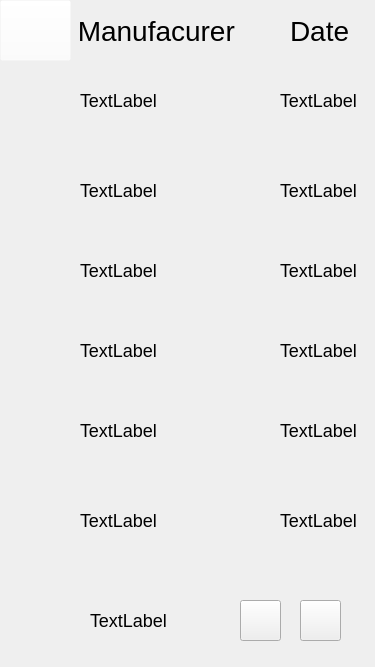
<?xml version="1.0" encoding="UTF-8"?>
<ui version="4.0">
 <class>VaccineHistory</class>
 <widget class="QWidget" name="VaccineHistory">
  <property name="geometry">
   <rect>
    <x>0</x>
    <y>0</y>
    <width>375</width>
    <height>667</height>
   </rect>
  </property>
  <property name="windowTitle">
   <string>Form</string>
  </property>
  <widget class="QLabel" name="lbl_topBar">
   <property name="geometry">
    <rect>
     <x>-2</x>
     <y>-15</y>
     <width>381</width>
     <height>91</height>
    </rect>
   </property>
   <property name="text">
    <string/>
   </property>
   <property name="pixmap">
    <pixmap resource="resources.qrc">:/images/topBar.png</pixmap>
   </property>
  </widget>
  <widget class="QLabel" name="lbl_headingManufacturer">
   <property name="geometry">
    <rect>
     <x>70</x>
     <y>0</y>
     <width>211</width>
     <height>61</height>
    </rect>
   </property>
   <property name="styleSheet">
    <string notr="true">color:black;
font-size:28px;
font-family:arial;</string>
   </property>
   <property name="text">
    <string> Manufacurer</string>
   </property>
  </widget>
  <widget class="QPushButton" name="btn_backToChoose">
   <property name="geometry">
    <rect>
     <x>0</x>
     <y>0</y>
     <width>71</width>
     <height>61</height>
    </rect>
   </property>
   <property name="styleSheet">
    <string notr="true">image: url(:/images/backArrow2.png);
background-color: rgba(255, 255, 255, 0);</string>
   </property>
   <property name="text">
    <string/>
   </property>
  </widget>
  <widget class="QLabel" name="lbl_background">
   <property name="geometry">
    <rect>
     <x>0</x>
     <y>60</y>
     <width>381</width>
     <height>621</height>
    </rect>
   </property>
   <property name="styleSheet">
    <string notr="true">background-image:url(:/images/stripedBackground.png);</string>
   </property>
   <property name="text">
    <string/>
   </property>
  </widget>
  <widget class="QPushButton" name="btn_pageRight">
   <property name="geometry">
    <rect>
     <x>300</x>
     <y>600</y>
     <width>41</width>
     <height>41</height>
    </rect>
   </property>
   <property name="styleSheet">
    <string notr="true">image: url(:/images/pageRight.png);</string>
   </property>
   <property name="text">
    <string/>
   </property>
  </widget>
  <widget class="QLabel" name="lbl_currentPage">
   <property name="geometry">
    <rect>
     <x>90</x>
     <y>610</y>
     <width>121</width>
     <height>20</height>
    </rect>
   </property>
   <property name="styleSheet">
    <string notr="true">color:black;
font-family:arial;
font-size:18px;</string>
   </property>
   <property name="text">
    <string>TextLabel</string>
   </property>
  </widget>
  <widget class="QPushButton" name="btn_pageLeft">
   <property name="geometry">
    <rect>
     <x>240</x>
     <y>600</y>
     <width>41</width>
     <height>41</height>
    </rect>
   </property>
   <property name="styleSheet">
    <string notr="true">image:url(:/images/pageLeft.png);</string>
   </property>
   <property name="text">
    <string/>
   </property>
  </widget>
  <widget class="QLabel" name="lbl_type_1">
   <property name="geometry">
    <rect>
     <x>80</x>
     <y>80</y>
     <width>161</width>
     <height>41</height>
    </rect>
   </property>
   <property name="styleSheet">
    <string notr="true">font-family:arial;
font-size:18px;
color:black;</string>
   </property>
   <property name="text">
    <string>TextLabel</string>
   </property>
   <property name="wordWrap">
    <bool>false</bool>
   </property>
  </widget>
  <widget class="QLabel" name="lbl_date_1">
   <property name="geometry">
    <rect>
     <x>280</x>
     <y>80</y>
     <width>91</width>
     <height>41</height>
    </rect>
   </property>
   <property name="styleSheet">
    <string notr="true">font-family:arial;
font-size:18px;
color:black;</string>
   </property>
   <property name="text">
    <string>TextLabel</string>
   </property>
   <property name="wordWrap">
    <bool>false</bool>
   </property>
  </widget>
  <widget class="QLabel" name="lbl_type_2">
   <property name="geometry">
    <rect>
     <x>80</x>
     <y>170</y>
     <width>161</width>
     <height>41</height>
    </rect>
   </property>
   <property name="styleSheet">
    <string notr="true">font-family:arial;
font-size:18px;
color:black;</string>
   </property>
   <property name="text">
    <string>TextLabel</string>
   </property>
   <property name="wordWrap">
    <bool>false</bool>
   </property>
  </widget>
  <widget class="QLabel" name="lbl_date_2">
   <property name="geometry">
    <rect>
     <x>280</x>
     <y>170</y>
     <width>91</width>
     <height>41</height>
    </rect>
   </property>
   <property name="styleSheet">
    <string notr="true">font-family:arial;
font-size:18px;
color:black;</string>
   </property>
   <property name="text">
    <string>TextLabel</string>
   </property>
   <property name="wordWrap">
    <bool>false</bool>
   </property>
  </widget>
  <widget class="QLabel" name="lbl_type_3">
   <property name="geometry">
    <rect>
     <x>80</x>
     <y>250</y>
     <width>161</width>
     <height>41</height>
    </rect>
   </property>
   <property name="styleSheet">
    <string notr="true">font-family:arial;
font-size:18px;
color:black;</string>
   </property>
   <property name="text">
    <string>TextLabel</string>
   </property>
   <property name="wordWrap">
    <bool>false</bool>
   </property>
  </widget>
  <widget class="QLabel" name="lbl_date_3">
   <property name="geometry">
    <rect>
     <x>280</x>
     <y>250</y>
     <width>91</width>
     <height>41</height>
    </rect>
   </property>
   <property name="styleSheet">
    <string notr="true">font-family:arial;
font-size:18px;
color:black;</string>
   </property>
   <property name="text">
    <string>TextLabel</string>
   </property>
   <property name="wordWrap">
    <bool>false</bool>
   </property>
  </widget>
  <widget class="QLabel" name="lbl_type_4">
   <property name="geometry">
    <rect>
     <x>80</x>
     <y>330</y>
     <width>161</width>
     <height>41</height>
    </rect>
   </property>
   <property name="styleSheet">
    <string notr="true">font-family:arial;
font-size:18px;
color:black;</string>
   </property>
   <property name="text">
    <string>TextLabel</string>
   </property>
   <property name="wordWrap">
    <bool>false</bool>
   </property>
  </widget>
  <widget class="QLabel" name="lbl_date_4">
   <property name="geometry">
    <rect>
     <x>280</x>
     <y>330</y>
     <width>91</width>
     <height>41</height>
    </rect>
   </property>
   <property name="styleSheet">
    <string notr="true">font-family:arial;
font-size:18px;
color:black;</string>
   </property>
   <property name="text">
    <string>TextLabel</string>
   </property>
   <property name="wordWrap">
    <bool>false</bool>
   </property>
  </widget>
  <widget class="QLabel" name="lbl_type_5">
   <property name="geometry">
    <rect>
     <x>80</x>
     <y>410</y>
     <width>161</width>
     <height>41</height>
    </rect>
   </property>
   <property name="styleSheet">
    <string notr="true">font-family:arial;
font-size:18px;
color:black;</string>
   </property>
   <property name="text">
    <string>TextLabel</string>
   </property>
   <property name="wordWrap">
    <bool>false</bool>
   </property>
  </widget>
  <widget class="QLabel" name="lbl_date_5">
   <property name="geometry">
    <rect>
     <x>280</x>
     <y>410</y>
     <width>91</width>
     <height>41</height>
    </rect>
   </property>
   <property name="styleSheet">
    <string notr="true">font-family:arial;
font-size:18px;
color:black;</string>
   </property>
   <property name="text">
    <string>TextLabel</string>
   </property>
   <property name="wordWrap">
    <bool>false</bool>
   </property>
  </widget>
  <widget class="QLabel" name="lbl_type_6">
   <property name="geometry">
    <rect>
     <x>80</x>
     <y>500</y>
     <width>161</width>
     <height>41</height>
    </rect>
   </property>
   <property name="styleSheet">
    <string notr="true">font-family:arial;
font-size:18px;
color:black;</string>
   </property>
   <property name="text">
    <string>TextLabel</string>
   </property>
   <property name="wordWrap">
    <bool>false</bool>
   </property>
  </widget>
  <widget class="QLabel" name="lbl_date_6">
   <property name="geometry">
    <rect>
     <x>280</x>
     <y>500</y>
     <width>91</width>
     <height>41</height>
    </rect>
   </property>
   <property name="styleSheet">
    <string notr="true">font-family:arial;
font-size:18px;
color:black;</string>
   </property>
   <property name="text">
    <string>TextLabel</string>
   </property>
   <property name="wordWrap">
    <bool>false</bool>
   </property>
  </widget>
  <widget class="QLabel" name="lbl_headingDate">
   <property name="geometry">
    <rect>
     <x>290</x>
     <y>0</y>
     <width>61</width>
     <height>61</height>
    </rect>
   </property>
   <property name="styleSheet">
    <string notr="true">color:black;
font-size:28px;
font-family:arial;</string>
   </property>
   <property name="text">
    <string>Date</string>
   </property>
  </widget>
  <zorder>lbl_background</zorder>
  <zorder>lbl_topBar</zorder>
  <zorder>lbl_headingManufacturer</zorder>
  <zorder>btn_backToChoose</zorder>
  <zorder>btn_pageRight</zorder>
  <zorder>lbl_currentPage</zorder>
  <zorder>btn_pageLeft</zorder>
  <zorder>lbl_type_1</zorder>
  <zorder>lbl_date_1</zorder>
  <zorder>lbl_type_2</zorder>
  <zorder>lbl_date_2</zorder>
  <zorder>lbl_type_3</zorder>
  <zorder>lbl_date_3</zorder>
  <zorder>lbl_type_4</zorder>
  <zorder>lbl_date_4</zorder>
  <zorder>lbl_type_5</zorder>
  <zorder>lbl_date_5</zorder>
  <zorder>lbl_type_6</zorder>
  <zorder>lbl_date_6</zorder>
  <zorder>lbl_headingDate</zorder>
 </widget>
 <resources>
  <include location="resources.qrc"/>
 </resources>
 <connections/>
</ui>
